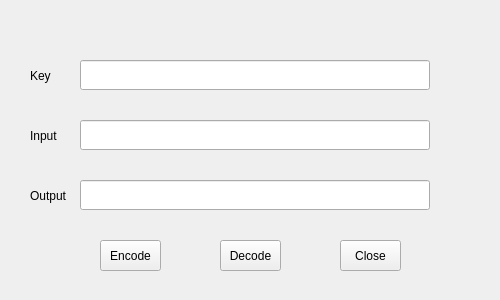
<?xml version="1.0" encoding="UTF-8"?>
<ui version="4.0">
 <class>ToolUrl</class>
 <widget class="QWidget" name="ToolUrl">
  <property name="geometry">
   <rect>
    <x>0</x>
    <y>0</y>
    <width>500</width>
    <height>300</height>
   </rect>
  </property>
  <property name="windowTitle">
   <string>ToolUrl</string>
  </property>
  <widget class="QLineEdit" name="keyLineEdit">
   <property name="geometry">
    <rect>
     <x>80</x>
     <y>60</y>
     <width>350</width>
     <height>30</height>
    </rect>
   </property>
  </widget>
  <widget class="QLineEdit" name="inputLineEdit">
   <property name="geometry">
    <rect>
     <x>80</x>
     <y>120</y>
     <width>350</width>
     <height>30</height>
    </rect>
   </property>
  </widget>
  <widget class="QLineEdit" name="outPutLineEdit">
   <property name="geometry">
    <rect>
     <x>80</x>
     <y>180</y>
     <width>350</width>
     <height>30</height>
    </rect>
   </property>
  </widget>
  <widget class="QLabel" name="label">
   <property name="geometry">
    <rect>
     <x>30</x>
     <y>65</y>
     <width>31</width>
     <height>21</height>
    </rect>
   </property>
   <property name="text">
    <string>Key</string>
   </property>
  </widget>
  <widget class="QLabel" name="label_2">
   <property name="geometry">
    <rect>
     <x>30</x>
     <y>125</y>
     <width>41</width>
     <height>21</height>
    </rect>
   </property>
   <property name="text">
    <string>Input</string>
   </property>
  </widget>
  <widget class="QLabel" name="label_3">
   <property name="geometry">
    <rect>
     <x>30</x>
     <y>185</y>
     <width>41</width>
     <height>21</height>
    </rect>
   </property>
   <property name="text">
    <string>Output</string>
   </property>
  </widget>
  <widget class="QPushButton" name="encodeButton">
   <property name="geometry">
    <rect>
     <x>100</x>
     <y>240</y>
     <width>61</width>
     <height>31</height>
    </rect>
   </property>
   <property name="text">
    <string>Encode</string>
   </property>
  </widget>
  <widget class="QPushButton" name="decodeButton">
   <property name="geometry">
    <rect>
     <x>220</x>
     <y>240</y>
     <width>61</width>
     <height>31</height>
    </rect>
   </property>
   <property name="text">
    <string>Decode</string>
   </property>
  </widget>
  <widget class="QPushButton" name="closeButton">
   <property name="geometry">
    <rect>
     <x>340</x>
     <y>240</y>
     <width>61</width>
     <height>31</height>
    </rect>
   </property>
   <property name="text">
    <string>Close</string>
   </property>
  </widget>
 </widget>
 <resources/>
 <connections/>
</ui>
